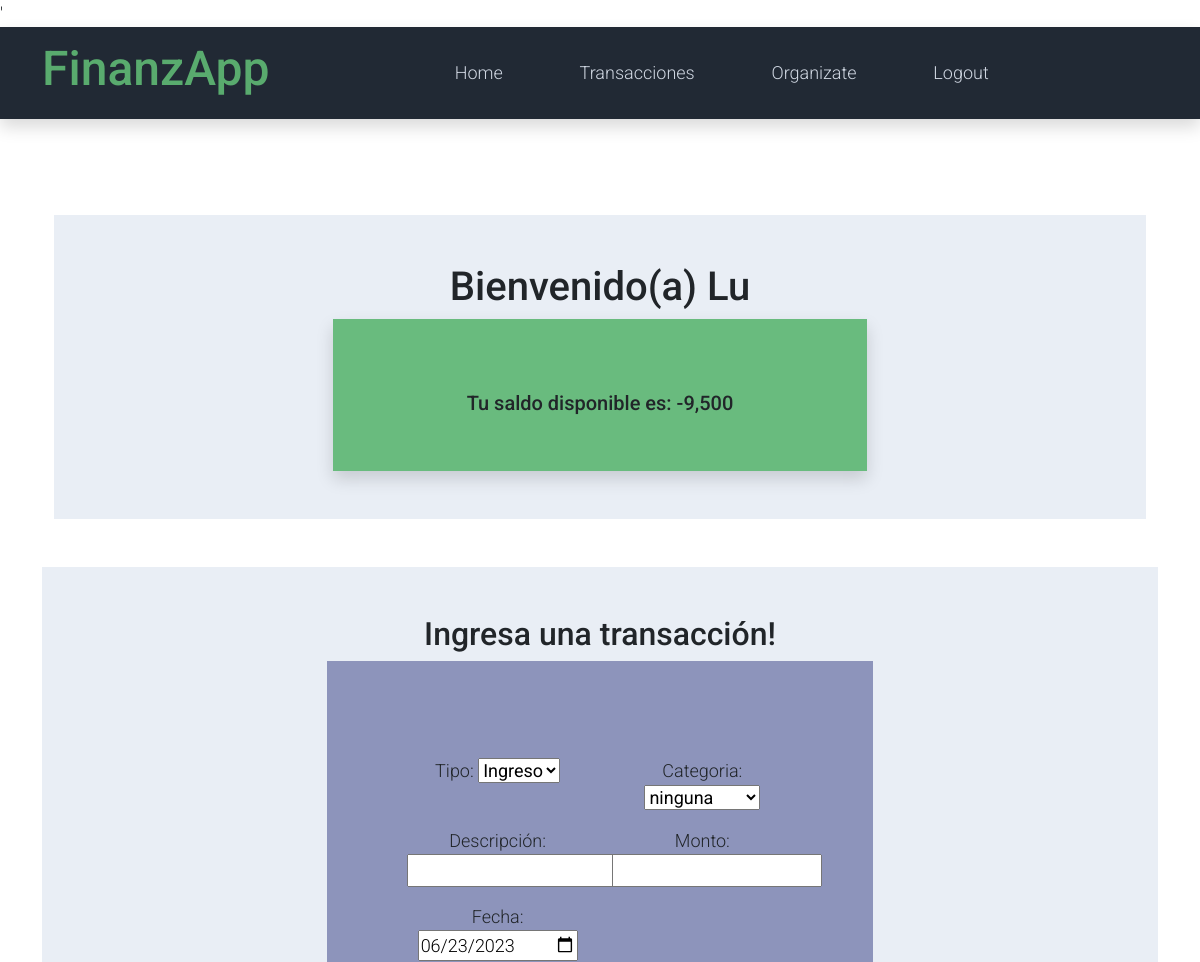
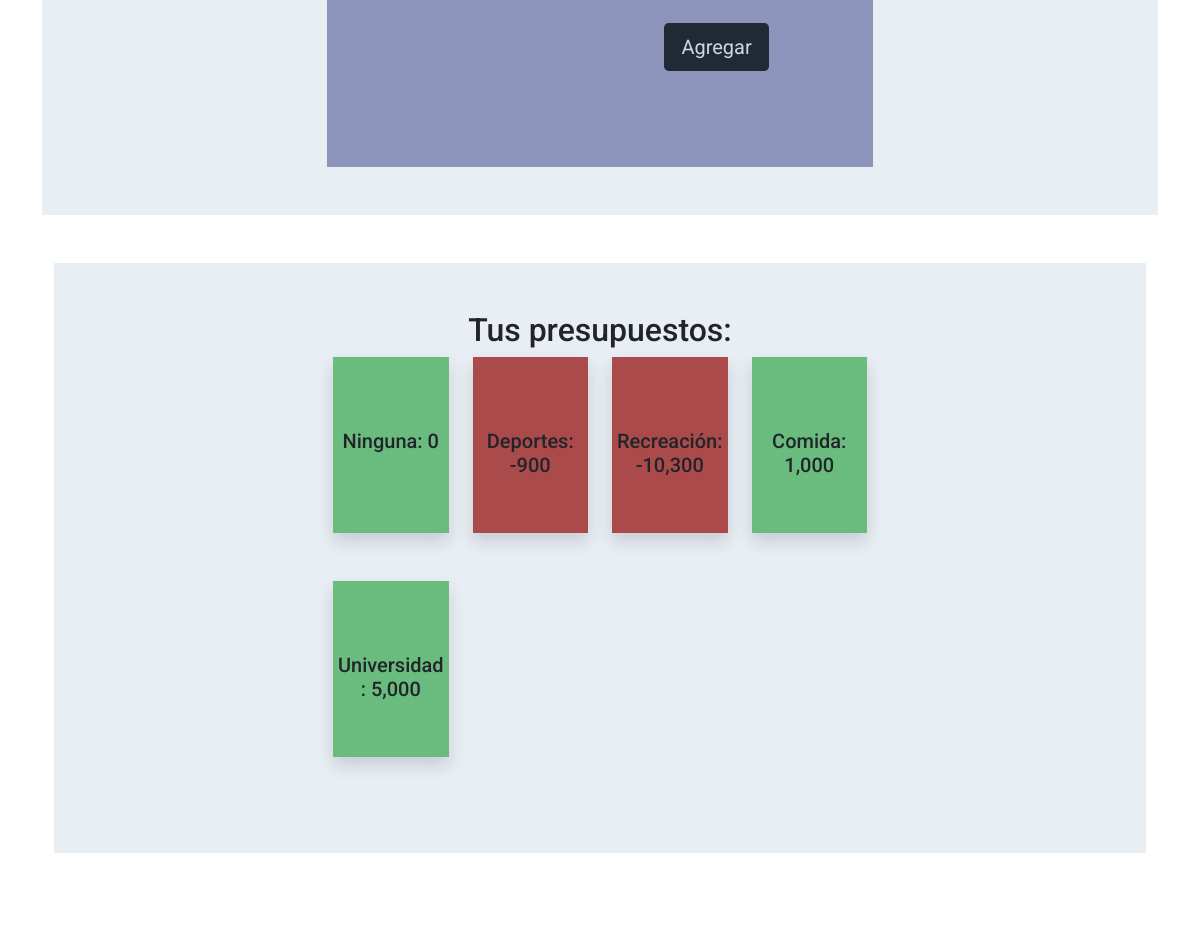
/ (signed in, upper part), run on an earlier commit of the app's database (2 pictures, top to bottom).
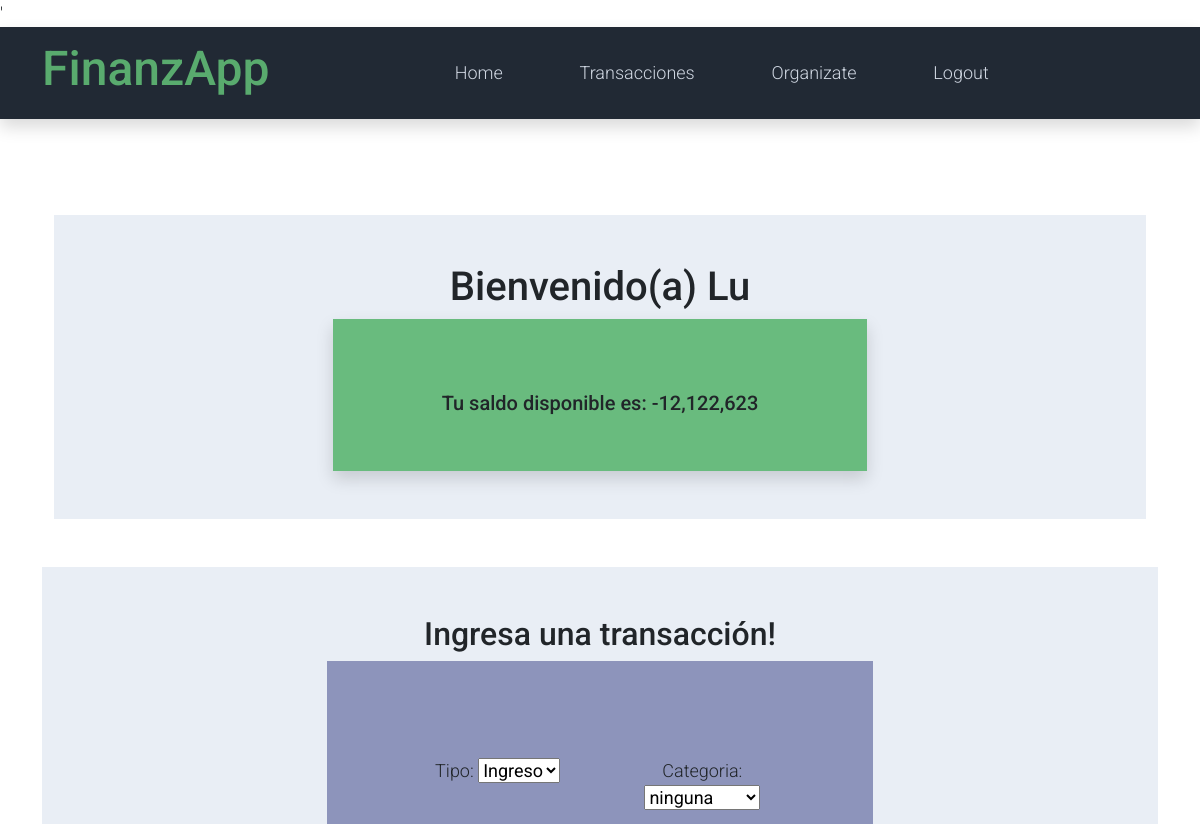
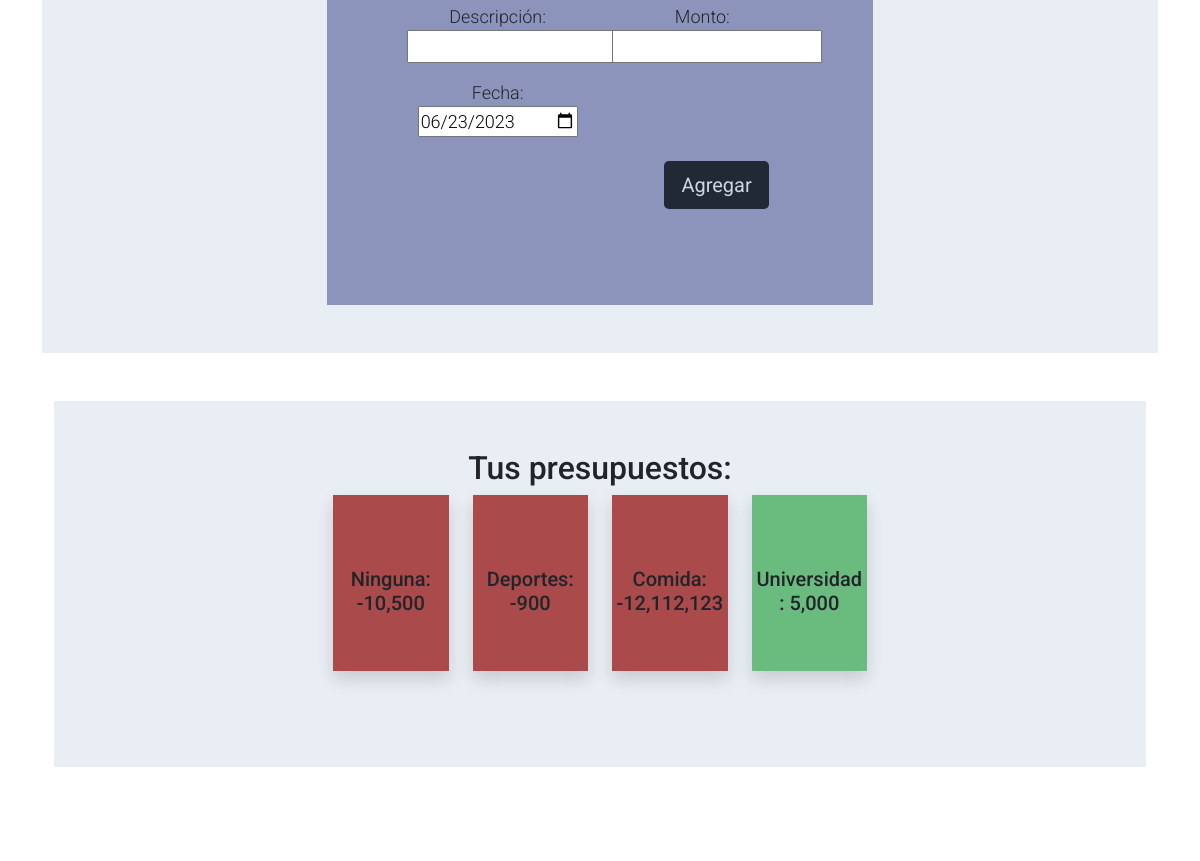
And on a later commit of the database (2 pictures, top to bottom).
### finanzapp/models.py (models this page shows)
class Category(models.Model):
    name = models.CharField(max_length=100)
    budget = models.FloatField(blank=True)
    user = models.ForeignKey(User, on_delete=models.CASCADE, related_name="categories", null=True)

### finanzapp/views.py (the view, shortened to what this page needs)
# urls.py: path('', index, name='index'),
def index(request):
    if request.method == 'GET':
        if request.user.is_authenticated:
            user_id= request.user.id
            saldo, budget = saldo_disponible(request.user)
            categories = Category.objects.filter(user=user_id)
            budgets = []
            for cat in categories:
                budgets.append(saldo_categoría(user_id, cat))
            context = {'saldo': saldo, 'budget': budget,'categories': categories, 'today': timezone.now().strftime("%Y-%m-%d"), 'budgets': budgets}
            return render(request, 'index.html', context)
        else:
            return redirect('login')

### finanzapp/views.py (called while the page is built)
def saldo_disponible(user):
    user_id = user.id
    depositos = Transaction.objects.filter(user_id=user_id, type='deposit').aggregate(Sum('amount'))['amount__sum'] or 0
    gastos = Transaction.objects.filter(user_id=user_id, type='spend').aggregate(Sum('amount'))['amount__sum'] or 0
    saldo = depositos - gastos
    budget = user.budget - gastos
    return saldo, budget

def saldo_categoría(user_id, cat):
    budget = cat.budget
    gastos = Transaction.objects.filter(user_id=user_id, type='spend', category=cat).aggregate(Sum('amount'))['amount__sum'] or 0
    saldo = budget - gastos
    return {'name': cat.name, 'amount': saldo, 'valid': (saldo >= 0)}

### finanzapp/templates/index.html (shortened to what the changed rows need)
{% extends 'base.html' %}
{% load humanize %}
{% block content %}
<section class="container py-5">
    <section class="container py-5">
        <div class="container-fluid bg-light py-5">
            <div class="col-md-6 m-auto text-center">
                <h1>Bienvenido(a) {{ user.display_name }}</h1>
            </div>
            <div class="col-md-6 m-auto text-center">
                {% if budget >= 0 %}
                    <div class="h-100 py-5 shadow" style="background-color: #69bb7e;">
                            <h2 class="h5 mt-4 text-center">Tu saldo disponible es: {{ saldo|floatformat:0|intcomma }}</h2>
                    </div>
                {% else %}
                    <div class="h-100 py-5 shadow" style="background-color: #aa4a4a;">
                        <h2 class="h5 mt-4 text-center">Tu saldo disponible es: {{ saldo|floatformat:0|intcomma }}</h2>
                    </div>
                {% endif %}
            </div>
        </div>
    </section>
    <div class="container-fluid bg-light py-5">
        <div class="col-md-6 m-auto text-center">
            <h2>Ingresa una transacción!</h2>
        </div>
    </div>
    <section class="container py-5">
        <div class="container-fluid bg-light py-5">
            <div class="col-md-6 m-auto text-center">
                <h2>Tus presupuestos:</h2>
                <div class="row">
                    {% for budget in budgets %}
                    <div class="col-md-6 col-lg-3 pb-5">
                        {% if budget.valid %}
                            <div class="h-100 py-5 shadow" style="background-color: #69bb7e;">
                                {% if budget.name == "ninguna" %}
                                    <h3 class="h5 mt-4 text-center">Ninguna: {{budget.amount|floatformat:0|intcomma}}</h3>
                                {% else %}
                                    <h3 class="h5 mt-4 text-center">{{budget.name}}: {{budget.amount|floatformat:0|intcomma}}</h3>
                                {% endif %}
                            </div>
                        {% else %}
                            <div class="h-100 py-5 shadow" style="background-color: #aa4a4a;">
                                {% if budget.name == "ninguna" %}
                                    <h3 class="h5 mt-4 text-center">Ninguna: {{budget.amount|floatformat:0|intcomma}}</h3>
                                {% else %}
                                    <h3 class="h5 mt-4 text-center">{{budget.name}}: {{budget.amount|floatformat:0|intcomma}}</h3>
                                {% endif %}
                            </div>
                        {% endif %}
                    </div>
                    {% endfor %}
                </div>
            </div>
        </div>
    </section>
</section>
{% endblock %}

What changed in the data, as far as the page shows it:
removed Category: name "Recreación"
Also different on the page:
{{ saldo|floatformat:0|intcomma }}: "-9,500" → "-12,122,623"
new list line: "Ninguna: -10,500"
new list line: "Comida"
new list line: ": -12,112,123"
list line gone: "Ninguna: 0"
list line gone: ": -10,300"
list line gone: "Comida"
list line gone: ": 1,000"
